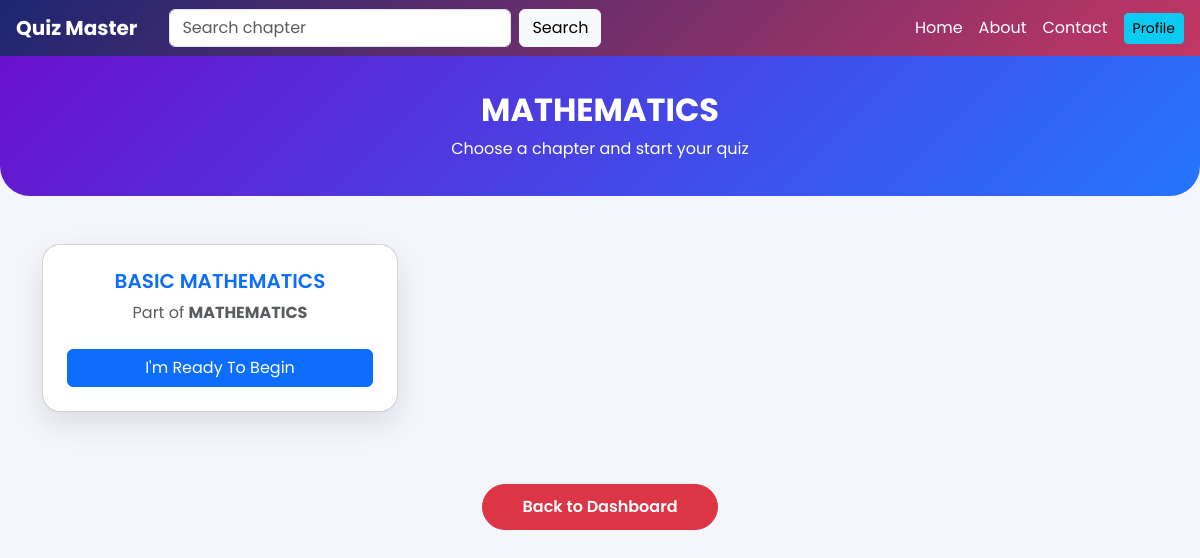
Screenshot of /chapter/wise/quiz/1/ (signed in) with the database file from the repository.
### app.py (models this page shows)
class Quiz(db.Model):
    id = db.Column(db.Integer, primary_key=True)
    title = db.Column(db.String(100), nullable=False)
    created_at = db.Column(db.DateTime, default=datetime.utcnow)
    chapters = db.relationship('Chapter', backref='quiz', lazy=True, cascade='all, delete-orphan')

class Chapter(db.Model):
    id = db.Column(db.Integer, primary_key=True)
    title = db.Column(db.String(50), nullable=False)
    quiz_id = db.Column(db.Integer, db.ForeignKey('quiz.id'), nullable=False)
    created_at = db.Column(db.DateTime, default=datetime.utcnow)

### app.py (the view)
@app.route('/chapter/wise/quiz/<int:quiz_id>/', methods=['GET'])
@login_required
def chapter_wise_quiz(quiz_id):
    quiz = Quiz.query.get_or_404(quiz_id)
    search_query = request.args.get("q", '').strip()
    if search_query:
        chapters = Chapter.query.filter(
            Chapter.quiz_id == quiz_id,
            Chapter.title.ilike(f"%{search_query}%")
        ).all()
    else:
        chapters = Chapter.query.filter_by(quiz_id=quiz_id).all()
    return render_template('chapter_wise_quiz.html', quiz=quiz, chapters=chapters, search_query=search_query)

### app.py (called while the page is built)
def login_required(f):
    @wraps(f)
    def decorated_function(*args, **kwargs):
        if 'user_id' not in session:
            flash('Please log in to access this page.', 'warning')
            return redirect(url_for('user_login'))
        return f(*args, **kwargs)
    return decorated_function

### templates/chapter_wise_quiz.html (shortened to what this page needs)
<!DOCTYPE html>
<html lang="en">
<head>
  <link href="https://cdn.jsdelivr.net/npm/bootstrap@5.3.0/dist/css/bootstrap.min.css" rel="stylesheet">
</head>
<body>
<nav class="navbar navbar-expand-lg navbar-dark sticky-top px-3">
  <a class="navbar-brand" href="/">Quiz Master</a>
  <div class="collapse navbar-collapse" id="navMenu">
    <form class="d-flex mx-lg-3 my-2 my-lg-0"
          method="GET"
          action="/chapter/wise/quiz/{{ quiz.id }}">
      <input class="form-control me-2"
             type="search"
             name="q"
             value="{{ search_query or '' }}"
             placeholder="Search chapter">
      <button class="btn btn-light">Search</button>
    </form>
    <ul class="navbar-nav ms-auto align-items-lg-center">
      <li class="nav-item">
        <a class="nav-link text-white" href="/">Home</a>
      </li>
      <li class="nav-item">
        <a class="nav-link text-white" href="/about">About</a>
      </li>
      <li class="nav-item">
        <a class="nav-link text-white" href="/contact">Contact</a>
      </li>
      <li class="nav-item ms-lg-2">
        <a href="/user/profile" class="btn btn-info btn-sm">Profile</a>
      </li>
    </ul>
  </div>
</nav>
<div class="page-header text-center">
  <h2 class="fw-bold">{{ quiz.title }}</h2>
  <p class="mb-0">Choose a chapter and start your quiz</p>
</div>
<div class="container my-5">
  <div class="row">
    {% for chapter in chapters %}
    <div class="col-md-4 mb-4">
      <div class="card chapter-card p-4 text-center h-100">
        <h5 class="chapter-title text-primary">{{ chapter.title }}</h5>
        <p class="text-muted mb-4">
          Part of <strong>{{ chapter.quiz.title }}</strong>
        </p>
        <a href="/take/quiz/{{ chapter.quiz.id }}/{{ chapter.id }}"
           class="btn btn-primary w-100">
          I'm Ready To Begin
        </a>
      </div>
    </div>
    {% else %}
    <div class="col-12 text-center text-muted">
      <h3 style="color:darkred;">SORRY , No chapters found for this Quiz !! 😔</h3>
    </div>
    {% endfor %}
  </div>
  <div class="text-center mt-5">
    <a href="/user/dashboard" class="btn btn-danger back-btn">
      Back to Dashboard
    </a>
  </div>
</div>
</body>
</html>

### templates/chapter_wise_quiz.html (style rules this page uses)
body { font-family: 'Poppins', sans-serif; background: #f4f6fb; }
.navbar { background: linear-gradient(135deg, #1d2671, #c33764); }
.navbar-brand { font-weight: 700; color: #fff !important; }
.page-header { background: linear-gradient(135deg, #6a11cb, #2575fc); color: white; padding: 35px 20px; border-radius: 0 0 30px 30px; }
.chapter-card { border-radius: 18px; box-shadow: 0 12px 30px rgba(0,0,0,0.1); transition: all 0.25s ease; }
.chapter-title { font-weight: 600; }
.back-btn { border-radius: 50px; padding: 10px 40px; font-weight: 600; }

### rows the page displays
Quiz: title "MATHEMATICS"
Chapter: title "BASIC MATHEMATICS", quiz "MATHEMATICS"
